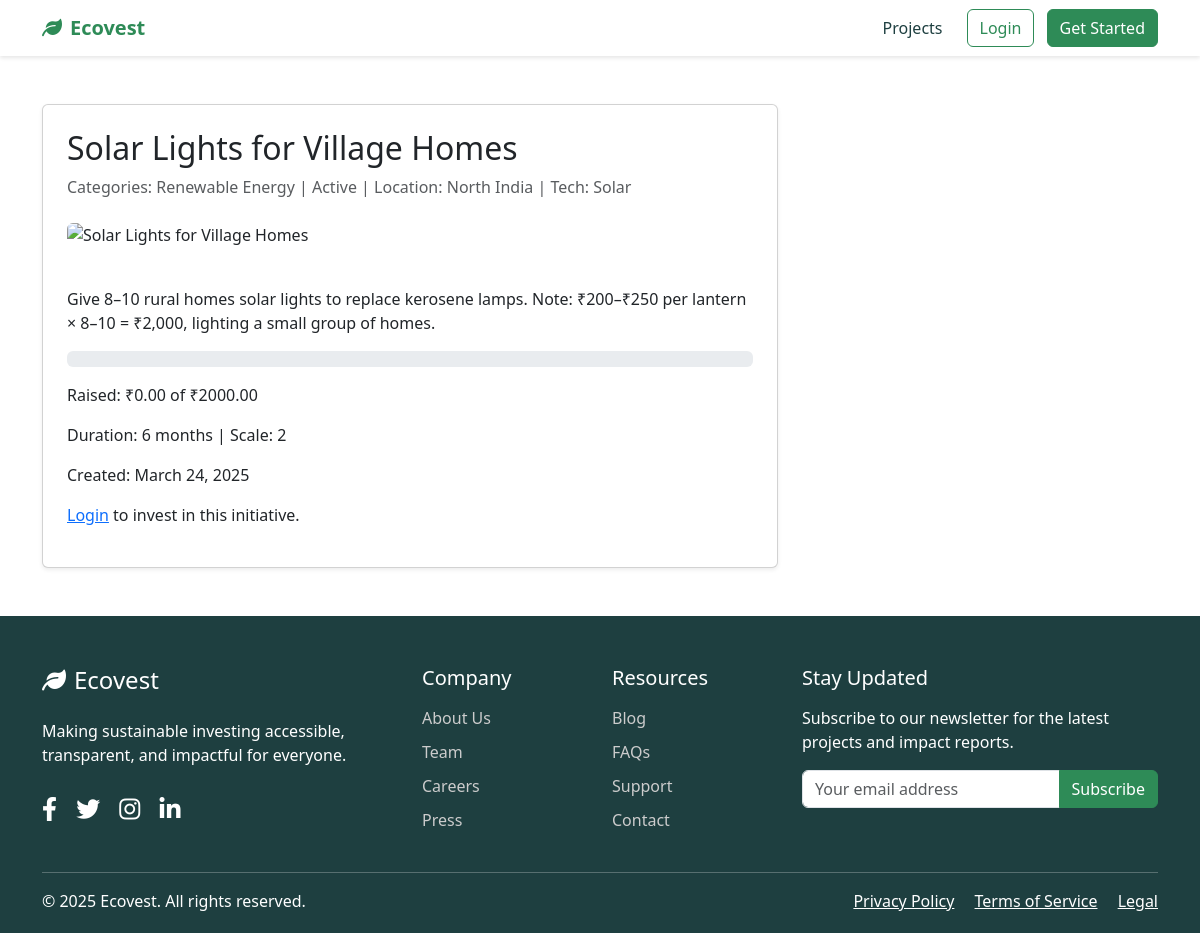
Page /initiatives/28/ on the earlier database version.
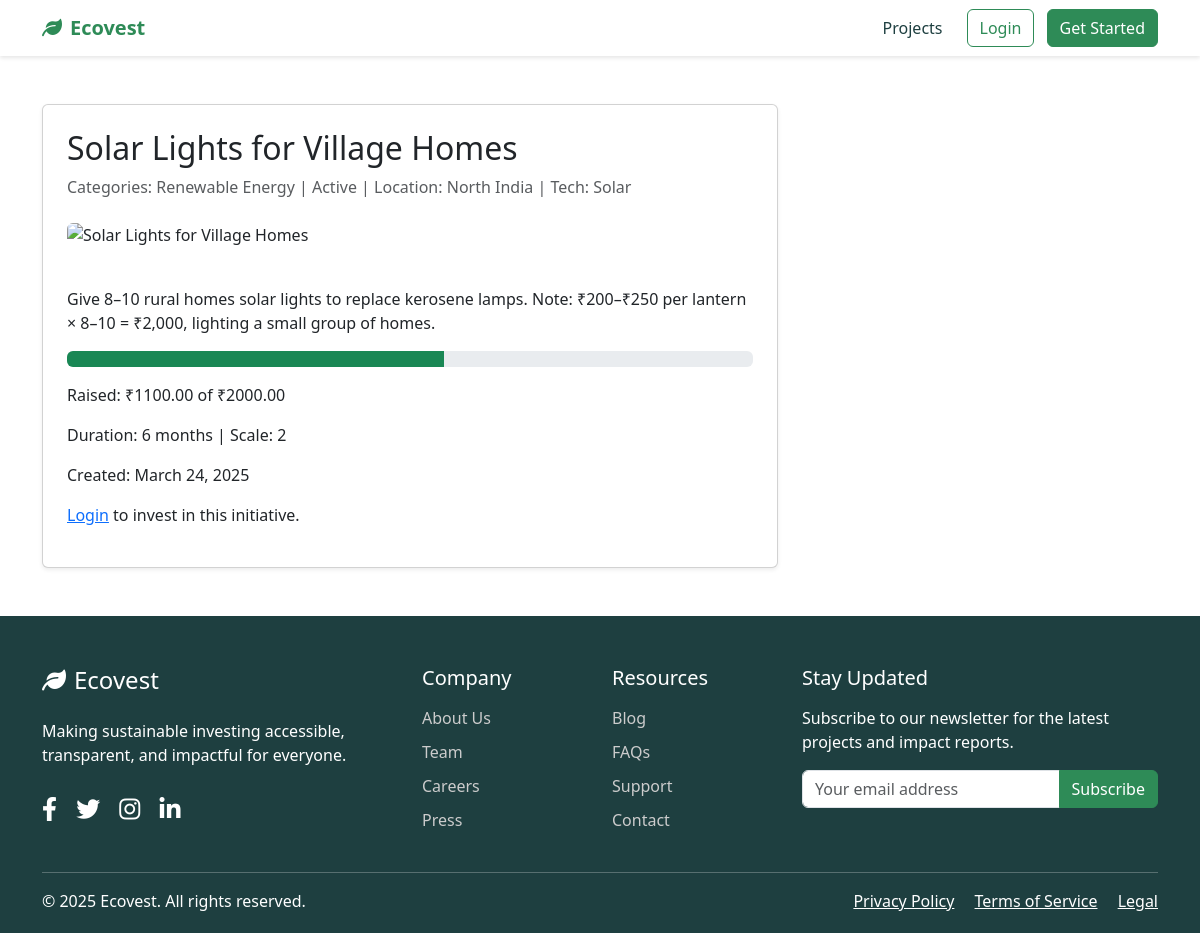
Same page on the later database version.
### initiatives/models.py (models this page shows, shortened)
class Initiative(models.Model):
    STATUS_CHOICES = [
        ('active', 'Active'),
        ('funded', 'Funded'),
        ('completed', 'Completed'),
    ]
    LOCATION_CHOICES = [
        ('North India', 'North India'),
        ('South India', 'South India'),
        ('East India', 'East India'),
        ('West India', 'West India'),
    ]
    TECHNOLOGY_CHOICES = [
        ('Solar', 'Solar'),
        ('Wind', 'Wind'),
        ('Hydro', 'Hydro'),
        ('Organic', 'Organic'),
        ('Mechanical', 'Mechanical'),
        ('Chemical', 'Chemical'),
        ('Biofuel', 'Biofuel'),
        ('EV', 'Electric Vehicle'),
        ('Manual', 'Manual'),
        ('AI', 'Artificial Intelligence'),
    ]
    title = models.CharField(max_length=200)
    description = models.TextField()
    categories = models.ManyToManyField(Category, related_name='initiatives')
    image = models.ImageField(upload_to='initiatives/', null=True, blank=True)
    goal_amount = models.DecimalField(max_digits=10, decimal_places=2)
    current_amount = models.DecimalField(max_digits=10, decimal_places=2, default=0.0)
    duration_months = models.PositiveIntegerField(default=12)
    project_scale = models.PositiveIntegerField(default=1, help_text="Scale of project (1=small, 5=medium, 10=large)")
    location = models.CharField(max_length=50, choices=LOCATION_CHOICES, default='North India')
    technology_type = models.CharField(max_length=50, choices=TECHNOLOGY_CHOICES, default='Manual')
    status = models.CharField(max_length=20, choices=STATUS_CHOICES, default='active')
    created_at = models.DateTimeField(auto_now_add=True)
    updated_at = models.DateTimeField(auto_now=True)

### initiatives/views.py (the view)
# urls.py: path('<int:pk>/', views.initiative_detail, name='initiative_detail'),
def initiative_detail(request, pk):
    initiative = get_object_or_404(Initiative, pk=pk)
    return render(request, 'initiatives/initiative_detail.html', {'initiative': initiative})

### initiatives/templates/initiatives/initiative_detail.html (shortened to what this page needs)
{% extends 'core/base.html' %}
{% block content %}
<section class="py-5">
    <div class="container">
        <div class="row">
            <div class="col-md-8">
                <div class="card shadow-sm">
                    <div class="card-body p-4">
                        <h2 class="card-title">{{ initiative.title }}</h2>
                        <p class="text-muted mb-4">
                            Categories: {% for category in initiative.categories.all %}{{ category.name }}{% if not forloop.last %}, {% endif %}{% endfor %} |
                            {{ initiative.status|title }} |
                            Location: {{ initiative.location }} | Tech: {{ initiative.technology_type }}
                        </p>
                        {% if initiative.image %}
                            <img src="{{ initiative.image.url }}" class="img-fluid mb-4 rounded" alt="{{ initiative.title }}">
                        {% else %}
                            <img src="https://source.unsplash.com/random/800x400/?sustainability" class="img-fluid mb-4 rounded" alt="{{ initiative.title }}">
                        {% endif %}
                        <p>{{ initiative.description|linebreaks }}</p>
                        <div class="progress mb-3">
                            <div class="progress-bar bg-success" role="progressbar" style="width: {% widthratio initiative.current_amount initiative.goal_amount 100 %}%" aria-valuenow="{% widthratio initiative.current_amount initiative.goal_amount 100 %}" aria-valuemin="0" aria-valuemax="100"></div>
                        </div>
                        <p>Raised: ₹{{ initiative.current_amount|floatformat:2 }} of ₹{{ initiative.goal_amount|floatformat:2 }}</p>
                        <p>Duration: {{ initiative.duration_months }} months | Scale: {{ initiative.project_scale }}</p>
                        <p>Created: {{ initiative.created_at|date:"F d, Y" }}</p>
                        {% if user.is_authenticated and initiative.status == 'active' %}
                            <a href="{% url 'invest_initiative' initiative.id %}" class="btn btn-primary">Invest Now</a>
                        {% elif not user.is_authenticated %}
                            <p><a href="{% url 'login' %}">Login</a> to invest in this initiative.</p>
                        {% else %}
                            <p class="text-muted">This initiative is {{ initiative.status }}.</p>
                        {% endif %}
                    </div>
                </div>
            </div>
        </div>
    </div>
</section>
{% endblock %}

Differences in the rows shown:
changed Initiative "Solar Lights for Village Homes": current_amount "0.00" → "1100.00"
